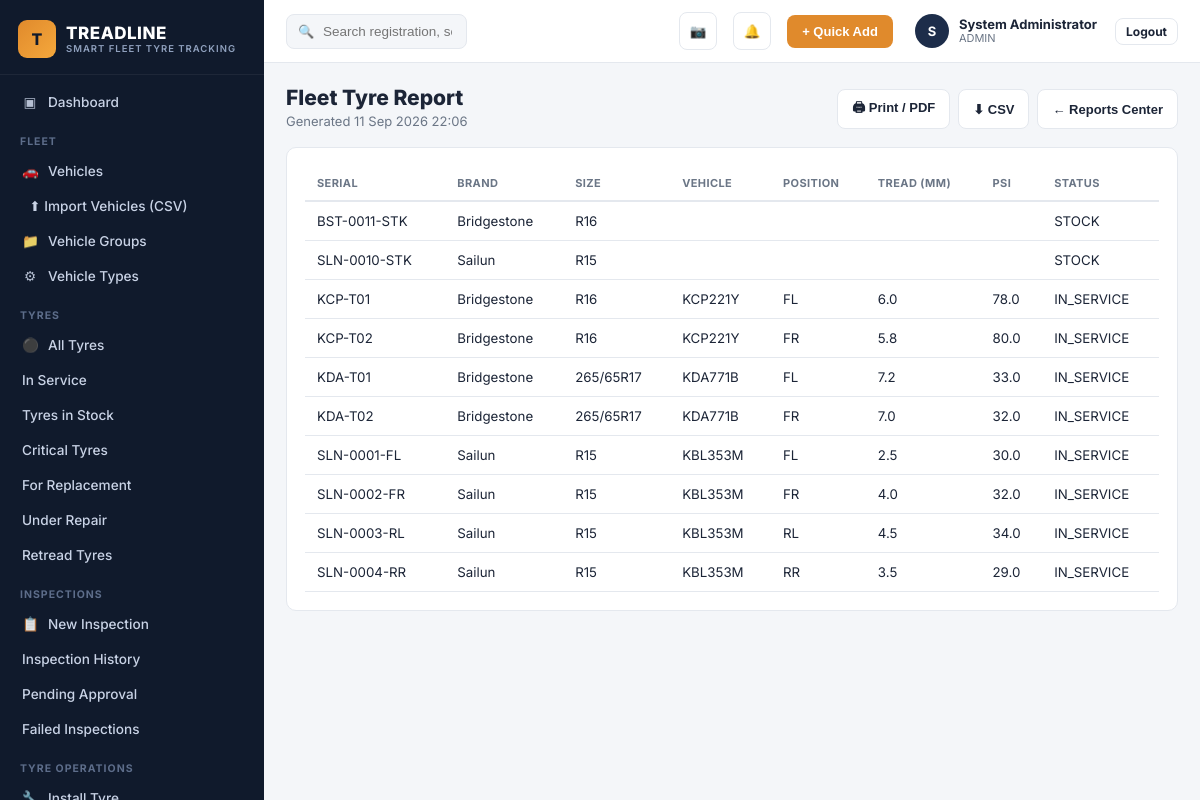
The page /report_view.php (signed in) on the database its author committed.
### tables this page shows
CREATE TABLE users (
    id INT AUTO_INCREMENT PRIMARY KEY,
    full_name VARCHAR(150) NOT NULL,
    username VARCHAR(100) UNIQUE NOT NULL,
    email VARCHAR(150) UNIQUE,
    password_hash VARCHAR(255) NOT NULL,
    role_id INT NOT NULL,
    branch_id INT NULL,
    phone VARCHAR(30),
    status ENUM('ACTIVE','SUSPENDED') DEFAULT 'ACTIVE',
    remember_token VARCHAR(255) NULL,
    reset_token VARCHAR(255) NULL,
    reset_expires DATETIME NULL,
    last_login DATETIME NULL,
    created_at DATETIME DEFAULT CURRENT_TIMESTAMP,
    FOREIGN KEY (role_id) REFERENCES roles(id)
);

CREATE TABLE roles (
    id INT AUTO_INCREMENT PRIMARY KEY,
    name VARCHAR(50) UNIQUE NOT NULL,
    description VARCHAR(255)
);

CREATE TABLE tyres (
    id INT AUTO_INCREMENT PRIMARY KEY,
    serial_number VARCHAR(100) UNIQUE NOT NULL,
    branding_code VARCHAR(100),
    brand VARCHAR(80) NOT NULL,
    model VARCHAR(80),
    size VARCHAR(30) NOT NULL,
    type ENUM('NEW','RETREAD','USED') DEFAULT 'NEW',
    new_tread_mm DECIMAL(4,1) NOT NULL DEFAULT 8.0,
    recommended_psi DECIMAL(5,1) NOT NULL DEFAULT 32.0,
    load_rating VARCHAR(20),
    speed_rating VARCHAR(10),
    purchase_date DATE,
    supplier_id INT,
    purchase_price DECIMAL(12,2) DEFAULT 0,
    warranty_info VARCHAR(150),
    expected_mileage INT DEFAULT 60000,
    expected_lifespan_days INT DEFAULT 730,
    storage_location VARCHAR(100),
     
    status ENUM('STOCK','IN_SERVICE','UNDER_REPAIR','RETREAD','REMOVED','SCRAP') DEFAULT 'STOCK',
     
    current_vehicle_id INT NULL,
    current_position VARCHAR(10) NULL,
    current_tread_mm DECIMAL(4,1) NULL,
    current_psi DECIMAL(5,1) NULL,
    install_odometer INT NULL,
    total_repairs INT DEFAULT 0,
    total_retreads INT DEFAULT 0,
    date_added DATE DEFAULT (CURRENT_DATE),
    created_at DATETIME DEFAULT CURRENT_TIMESTAMP,
    updated_at DATETIME DEFAULT CURRENT_TIMESTAMP ON UPDATE CURRENT_TIMESTAMP,
    FOREIGN KEY (supplier_id) REFERENCES suppliers(id),
    FOREIGN KEY (current_vehicle_id) REFERENCES vehicles(id)
);

CREATE TABLE vehicles (
    id INT AUTO_INCREMENT PRIMARY KEY,
    plate_number VARCHAR(30) UNIQUE NOT NULL,
    fleet_number VARCHAR(30),
    vehicle_type_id INT NOT NULL,
    make VARCHAR(60),
    model VARCHAR(60),
    year YEAR,
    vin VARCHAR(60),
    branch_id INT NOT NULL,
    department VARCHAR(100),
    driver_name VARCHAR(150),
    current_mileage INT DEFAULT 0,
    mileage_reading_date DATE,
    status ENUM('ACTIVE','MAINTENANCE','OUT_OF_SERVICE','SOLD','ARCHIVED') DEFAULT 'ACTIVE',
    spare_count INT NOT NULL DEFAULT 1,
    towed_by_vehicle_id INT NULL COMMENT 'For trailers: the truck/prime mover that tows this trailer, if any',
    photo VARCHAR(255),
    date_added DATE DEFAULT (CURRENT_DATE),
    created_at DATETIME DEFAULT CURRENT_TIMESTAMP,
    FOREIGN KEY (vehicle_type_id) REFERENCES vehicle_types(id),
    FOREIGN KEY (branch_id) REFERENCES branches(id),
    FOREIGN KEY (towed_by_vehicle_id) REFERENCES vehicles(id)
);

### includes/functions.php (called while the page is built, shortened)
<?php
function current_user(): ?array {
    static $cache = null;
    if ($cache !== null) return $cache;
    $stmt = db()->prepare("SELECT u.*, r.name AS role_name, b.name AS branch_name
                           FROM users u JOIN roles r ON u.role_id = r.id
                           LEFT JOIN branches b ON u.branch_id = b.id
                           WHERE u.id = ?");
    $stmt->execute([$_SESSION['user_id']]);
    $cache = $stmt->fetch() ?: null;
    return $cache;
}
function e(?string $s): string { return htmlspecialchars($s ?? '', ENT_QUOTES, 'UTF-8'); }

### config/db.php (called while the page is built, shortened)
<?php
function db(): PDO {
    static $pdo = null;
    if ($pdo === null) {
        try {
            $pdo = new PDO(
                "mysql:host=" . DB_HOST . ";dbname=" . DB_NAME . ";charset=utf8mb4",
                DB_USER,
                DB_PASS,
                [
                    PDO::ATTR_ERRMODE => PDO::ERRMODE_EXCEPTION,
                    PDO::ATTR_DEFAULT_FETCH_MODE => PDO::FETCH_ASSOC,
                    PDO::ATTR_EMULATE_PREPARES => false,
                ]
            );
        } catch (PDOException $e) {
            http_response_code(500);
            die('<h2>Database connection failed</h2><p>' . htmlspecialchars($e->getMessage()) . '</p><p>Check <code>config/db.php</code> and run <code>sql/schema.sql</code> first. See README.md.</p>');
        }
    }
    return $pdo;
}

### report_view.php (the view, shortened to what this page needs)
<?php
$type = $_GET['type'] ?? 'fleet_tyres';
$titles = [
  'vehicle' => 'Vehicle Tyre Report', 'tyre' => 'Individual Tyre Report', 'fleet_tyres' => 'Fleet Tyre Report',
  'critical' => 'Critical Tyre Report', 'replacement' => 'Replacement Report', 'psi' => 'PSI Report',
  'wear' => 'Tread Wear Report', 'movements' => 'Tyre Movement Report', 'rotation' => 'Rotation Report',
  'repairs' => 'Repair Report', 'retreads' => 'Retread Report', 'inventory' => 'Inventory Report',
  'suppliers' => 'Supplier Report', 'cost_km' => 'Cost / KM Report', 'branch' => 'Branch Report',
  'monthly' => 'Monthly Tyre Report', 'performance' => 'Tyre Performance Report',
];
$pageTitle = $titles[$type] ?? 'Report';
$cols = []; $rows = [];
switch ($type) {
  case 'fleet_tyres':
    $cols = ['Serial','Brand','Size','Vehicle','Position','Tread (mm)','PSI','Status'];
    $stmt = db()->query("SELECT t.serial_number, t.brand, t.size, v.plate_number, t.current_position, t.current_tread_mm, t.current_psi, t.status
      FROM tyres t LEFT JOIN vehicles v ON v.id=t.current_vehicle_id ORDER BY t.status, t.serial_number");
    $rows = $stmt->fetchAll(PDO::FETCH_NUM);
    break;
}
include __DIR__ . '/includes/head.php';
include __DIR__ . '/includes/sidebar.php';
?>
<div class="tl-main">
<?php include __DIR__ . '/includes/topbar.php'; ?>
<div class="tl-content">
  <div class="tl-page-head">
    <div><h1><?= e($pageTitle) ?></h1><div class="sub">Generated <?= date('d M Y H:i') ?></div></div>
    <div class="flex gap-2 no-print">
      <button class="btn btn-outline" onclick="window.print()">🖨 Print / PDF</button>
      <button class="btn btn-outline" onclick="exportCsv()">⬇ CSV</button>
      <button class="btn btn-outline" onclick="location.href='reports.php'">← Reports Center</button>
    </div>
  </div>
  <div class="tl-card">
    <table class="tl-table" id="reportTable">
      <thead><tr><?php foreach ($cols as $c): ?><th><?= e($c) ?></th><?php endforeach; ?></tr></thead>
      <tbody>
      <?php foreach ($rows as $r): ?><tr><?php foreach ($r as $c): ?><td><?= e((string)$c) ?></td><?php endforeach; ?></tr><?php endforeach; ?>
      </tbody>
    </table>
  </div>
</div>
</div>
<?php include __DIR__ . '/includes/foot.php'; ?>

### includes/topbar.php (shortened to what this page needs)
<?php
$__u = current_user();
?>
<header class="tl-topbar">
  <form class="tl-search" action="search.php" method="get">
    <span class="ic">&#128269;</span>
    <input type="text" name="q" placeholder="Search registration, serial, branding code..." value="<?= e($_GET['q'] ?? '') ?>">
  </form>
  <button class="tl-icon-btn" title="Scan Tyre" onclick="location.href='scan.php'">&#128247;</button>
  <button class="tl-icon-btn" title="Notifications" onclick="location.href='alerts.php'">
    &#128276;
  </button>
  <button class="btn btn-accent" onclick="location.href='quick_add.php'">+ Quick Add</button>
  <div class="tl-profile">
    <div class="tl-avatar"><?= e(strtoupper(substr($__u['full_name'] ?? 'U',0,1))) ?></div>
    <div>
      <div class="name"><?= e($__u['full_name'] ?? '') ?></div>
      <div class="role"><?= e($__u['role_name'] ?? '') ?><?= !empty($__u['branch_name']) ? ' · '.e($__u['branch_name']) : '' ?></div>
    </div>
    <a href="logout.php" class="btn btn-outline btn-sm" style="margin-left:8px;">Logout</a>
  </div>
</header>

### assets/css/style.css (style rules this page uses)
:root { --tl-navy:#101a2c; --tl-navy-2:#16233b; --tl-navy-3:#1d2d4a; --tl-accent:#e08a2c; --tl-accent-2:#f5a83c; --tl-green:#2f9e5b; --tl-red:#dc3545; --tl-amber:#e69138; --tl-blue:#2f6fed; --tl-bg:#f4f6f9; --tl-card:#ffffff; --tl-border:#e4e8ee; --tl-text:#1c2537; --tl-text-muted:#6b7686; --radius:10px; font-size:15px; }
* { box-sizing:border-box; }
body { margin:0; background:var(--tl-bg); color:var(--tl-text); font-family:'Inter','Segoe UI',Roboto,Helvetica,Arial,sans-serif; -webkit-font-smoothing:antialiased; }
.tl-main { flex:1; min-width:0; display:flex; flex-direction:column; }
.tl-topbar { background:#fff; border-bottom:1px solid var(--tl-border); padding:12px 22px; display:flex; align-items:center; gap:16px; position:sticky; top:0; z-index:30; }
.tl-search { flex:1; max-width:420px; position:relative; }
.tl-search input { width:100%; padding:9px 14px 9px 36px; border-radius:8px; border:1px solid var(--tl-border); background:var(--tl-bg); font-size:13.5px; }
.tl-search .ic { position:absolute; left:12px; top:50%; transform:translateY(-50%); color:var(--tl-text-muted); font-size:13px; }
.tl-icon-btn { width:38px; height:38px; border-radius:8px; border:1px solid var(--tl-border); background:#fff; display:flex; align-items:center; justify-content:center; position:relative; cursor:pointer; color:var(--tl-text); }
.tl-profile { display:flex; align-items:center; gap:10px; padding-left:6px; }
.tl-avatar { width:34px; height:34px; border-radius:50%; background:var(--tl-navy-3); color:#fff; display:flex; align-items:center; justify-content:center; font-weight:700; font-size:13px; }
.tl-profile .name { font-size:13px; font-weight:700; line-height:1.1; }
.tl-profile .role { font-size:11px; color:var(--tl-text-muted); }
.tl-content { padding:22px; flex:1; }
.tl-page-head { display:flex; align-items:flex-end; justify-content:space-between; flex-wrap:wrap; gap:12px; margin-bottom:18px; }
.tl-page-head h1 { font-size:21px; margin:0 0 3px; font-weight:800; }
.tl-page-head .sub { color:var(--tl-text-muted); font-size:13px; }
.tl-card { background:var(--tl-card); border:1px solid var(--tl-border); border-radius:var(--radius); padding:18px; }
.tl-table { width:100%; border-collapse:collapse; font-size:13.3px; }
.tl-table th { text-align:left; font-size:11px; text-transform:uppercase; letter-spacing:.4px; color:var(--tl-text-muted); padding:10px 12px; border-bottom:2px solid var(--tl-border); font-weight:700; }
.tl-table td { padding:11px 12px; border-bottom:1px solid var(--tl-border); vertical-align:middle; }
.btn { display:inline-flex; align-items:center; gap:6px; border-radius:8px; padding:8px 14px; font-size:13px; font-weight:700; cursor:pointer; border:1px solid transparent; }
.btn-accent { background:var(--tl-accent); color:#fff; }
.btn-outline { background:#fff; border:1px solid var(--tl-border); color:var(--tl-text); }
.btn-sm { padding:5px 10px; font-size:12px; }
.flex { display:flex; }
.gap-2 { gap:8px; }

### rows shown on the page
users: full_name "S", full_name "System Administrator", role.name "ADMIN"
tyres: serial_number "BST-0011-STK", brand "Bridgestone", size "R16", status "STOCK"
tyres: serial_number "SLN-0010-STK", brand "Sailun", size "R15", status "STOCK"
tyres: serial_number "KCP-T01", brand "Bridgestone", size "R16", current_vehicle.plate_number "KCP221Y", current_position "FL", current_tread_mm "6.0", current_psi "78.0", status "IN_SERVICE"
tyres: serial_number "KCP-T02", brand "Bridgestone", size "R16", current_vehicle.plate_number "KCP221Y", current_position "FR", current_tread_mm "5.8", current_psi "80.0", status "IN_SERVICE"
tyres: serial_number "KDA-T01", brand "Bridgestone", size "265/65R17", current_vehicle.plate_number "KDA771B", current_position "FL", current_tread_mm "7.2", current_psi "33.0", status "IN_SERVICE"
tyres: serial_number "KDA-T02", brand "Bridgestone", size "265/65R17", current_vehicle.plate_number "KDA771B", current_position "FR", current_tread_mm "7.0", current_psi "32.0", status "IN_SERVICE"
tyres: serial_number "SLN-0001-FL", brand "Sailun", size "R15", current_vehicle.plate_number "KBL353M", current_position "FL", current_tread_mm "2.5", current_psi "30.0", status "IN_SERVICE"
tyres: serial_number "SLN-0002-FR", brand "Sailun", size "R15", current_vehicle.plate_number "KBL353M", current_position "FR", current_tread_mm "4.0", current_psi "32.0", status "IN_SERVICE"
tyres: serial_number "SLN-0003-RL", brand "Sailun", size "R15", current_vehicle.plate_number "KBL353M", current_position "RL", current_tread_mm "4.5", current_psi "34.0", status "IN_SERVICE"
tyres: serial_number "SLN-0004-RR", brand "Sailun", size "R15", current_vehicle.plate_number "KBL353M", current_position "RR", current_tread_mm "3.5", current_psi "29.0", status "IN_SERVICE"

### other values the page prints
$pageTitle "Fleet Tyre Report"
$c "SERIAL"
$c "BRAND"
$c "SIZE"
$c "VEHICLE"
$c "POSITION"
$c "TREAD (MM)"
$c "PSI"
$c "STATUS"
